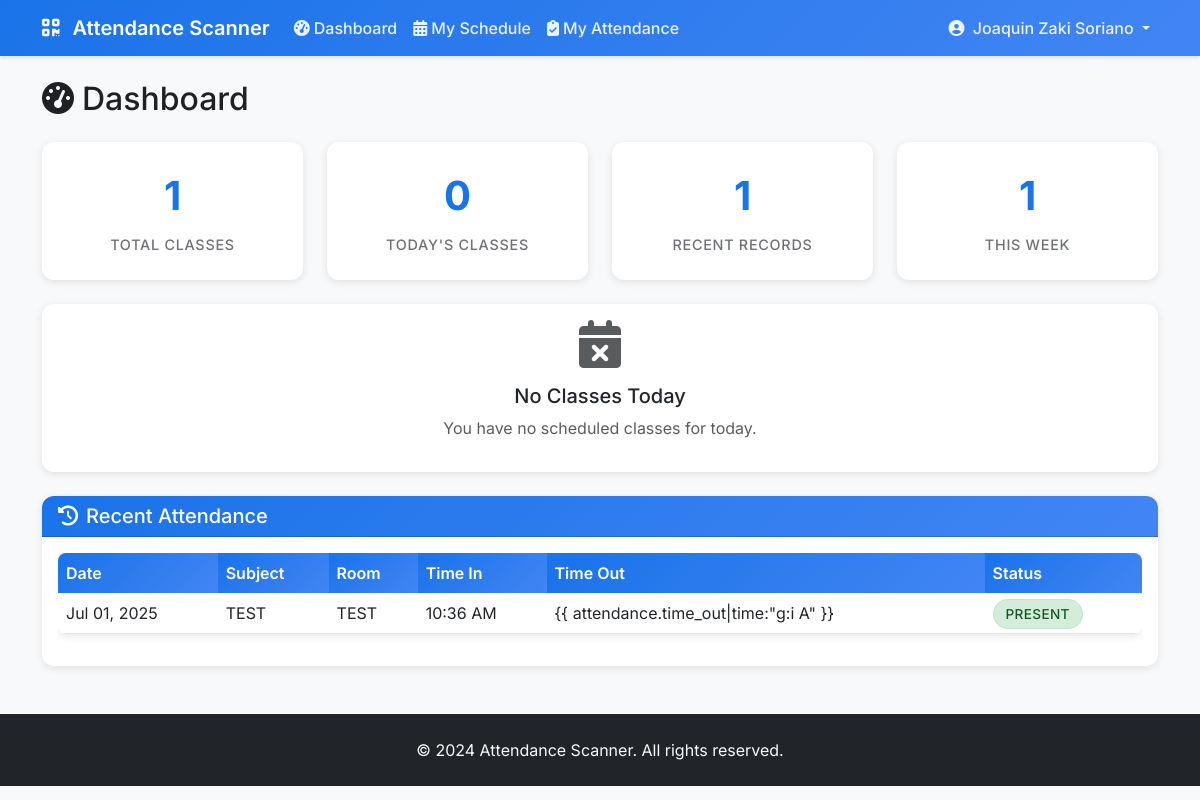
The page /dashboard/ (signed in) on the database its author committed.
### scanner/models.py (models this page shows, shortened)
class User(AbstractUser):
    USER_TYPES = (
        ('student', 'Student'),
        ('professor', 'Professor'),
        ('admin', 'Admin'),
    )
    user_type = models.CharField(max_length=10, choices=USER_TYPES, default='student')
    student_id = models.CharField(max_length=20, blank=True, null=True, unique=True)
    barcode = models.CharField(max_length=50, blank=True, null=True, unique=True)
    phone = models.CharField(max_length=15, blank=True, null=True)

class Attendance(models.Model):
    STATUS_CHOICES = (
        ('present', 'Present'),
        ('absent', 'Absent'),
        ('late', 'Late'),
        ('excused', 'Excused'),
    )
    student = models.ForeignKey(User, on_delete=models.CASCADE, limit_choices_to={'user_type': 'student'})
    schedule = models.ForeignKey(Schedule, on_delete=models.CASCADE)
    date = models.DateField()
    time_in = models.DateTimeField(blank=True, null=True)
    time_out = models.DateTimeField(blank=True, null=True)
    status = models.CharField(max_length=10, choices=STATUS_CHOICES, default='absent')
    notes = models.TextField(blank=True, null=True)
    created_at = models.DateTimeField(auto_now_add=True)
    updated_at = models.DateTimeField(auto_now=True)
    class Meta:
        unique_together = ['student', 'schedule', 'date']

class Schedule(models.Model):
    DAYS_OF_WEEK = (
        ('monday', 'Monday'),
        ('tuesday', 'Tuesday'),
        ('wednesday', 'Wednesday'),
        ('thursday', 'Thursday'),
        ('friday', 'Friday'),
        ('saturday', 'Saturday'),
        ('sunday', 'Sunday'),
    )
    subject = models.ForeignKey(Subject, on_delete=models.CASCADE)
    professor = models.ForeignKey(User, on_delete=models.CASCADE, limit_choices_to={'user_type': 'professor'})
    room = models.ForeignKey(Room, on_delete=models.CASCADE)
    day_of_week = models.CharField(max_length=10, choices=DAYS_OF_WEEK)
    start_time = models.TimeField()
    end_time = models.TimeField()
    semester = models.CharField(max_length=20, default='2024-1')
    academic_year = models.CharField(max_length=10, default='2024-2025')
    is_active = models.BooleanField(default=True)
    created_at = models.DateTimeField(auto_now_add=True)
    class Meta:
        unique_together = ['room', 'day_of_week', 'start_time', 'end_time', 'semester']

class Subject(models.Model):
    code = models.CharField(max_length=20, unique=True)
    name = models.CharField(max_length=100)
    description = models.TextField(blank=True, null=True)
    units = models.IntegerField(default=3)

class Room(models.Model):
    name = models.CharField(max_length=50)
    capacity = models.IntegerField(default=30)
    building = models.CharField(max_length=50, blank=True, null=True)
    floor = models.IntegerField(default=1)

### scanner/views.py (the view, shortened to what this page needs)
# urls.py: path('dashboard/', views.dashboard, name='dashboard'),
@login_required
def dashboard(request):
    today = get_manila_today()
    current_time = get_manila_time()
    if request.user.user_type == 'student':
        enrollments = Enrollment.objects.filter(student=request.user)
        today_schedules = []
        for enrollment in enrollments:
            schedule = enrollment.schedule
        context = {
            'today_schedules': today_schedules,
            'total_schedules': enrollments.count(),
            'attendance_records': Attendance.objects.filter(student=request.user).order_by('-date')[:10]
        }
    return render(request, 'scanner/dashboard.html', context)

### scanner/views.py (called while the page is built)
def get_manila_now():
    return timezone.now().astimezone(MANILA_TZ)

def get_manila_today():
    return get_manila_now().date()

def get_manila_time():
    return get_manila_now().time()

### scanner/templates/scanner/dashboard.html (shortened to what this page needs)
{% extends 'scanner/base.html' %}  {% block content %}
<div class="row">
  <div class="col-12">
    <h2 class="mb-4"><i class="fas fa-tachometer-alt me-2"></i>Dashboard</h2>
  </div>
</div>
{% if user.user_type == 'student' %}
<div class="row mb-4">
  <div class="col-md-3">
    <div class="dashboard-stats">
      <div class="number">{{ total_schedules }}</div>
      <div class="label">Total Classes</div>
    </div>
  </div>
  <div class="col-md-3">
    <div class="dashboard-stats">
      <div class="number">{{ today_schedules|length }}</div>
      <div class="label">Today's Classes</div>
    </div>
  </div>
  <div class="col-md-3">
    <div class="dashboard-stats">
      <div class="number">{{ attendance_records|length }}</div>
      <div class="label">Recent Records</div>
    </div>
  </div>
  <div class="col-md-3">
    <div class="dashboard-stats">
      <div class="number">
        {% if attendance_records %} {{ attendance_records|slice:":10"|length }}
        {% else %} 0 {% endif %}
      </div>
      <div class="label">This Week</div>
    </div>
  </div>
</div>
{% if today_schedules %}
<div class="card mb-4">
  <div class="card-header">
    <h5 class="mb-0">
      <i class="fas fa-calendar-day me-2"></i>Today's Schedule
    </h5>
  </div>
  <div class="card-body">
    <div class="row">
      {% for schedule_data in today_schedules %}
      <div class="col-md-6 col-lg-4 mb-3">
        <div
          class="card h-100 {% if schedule_data.is_current %}border-primary{% elif schedule_data.is_upcoming %}border-success{% endif %}"
        >
          <div class="card-body">
            <h6 class="card-title">
              {{ schedule_data.schedule.subject.code }} - {{ schedule_data.schedule.subject.name }}
            </h6>
            <p class="card-text">
              <i class="fas fa-clock me-2"></i>
              {{ schedule_data.schedule.start_time|time:"g:i A" }} - {{ schedule_data.schedule.end_time|time:"g:i A" }}
            </p>
            <p class="card-text">
              <i class="fas fa-map-marker-alt me-2"></i>
              {{ schedule_data.schedule.room.name }}
            </p>
            <p class="card-text">
              <i class="fas fa-user-tie me-2"></i>
              {{ schedule_data.schedule.professor.get_full_name }}
            </p>
            <span
              class="status-badge status-{{ schedule_data.attendance.status }}"
            >
              {% if schedule_data.attendance.status == 'present' %}
                <i class="fas fa-check me-1"></i>Present
              {% elif schedule_data.attendance.status == 'absent' %}
                <i class="fas fa-times me-1"></i>Absent
              {% elif schedule_data.attendance.status == 'late' %}
                <i class="fas fa-clock me-1"></i>Late {% else %}
              <i class="fas fa-exclamation me-1"></i>Excused {% endif %}
            </span>
            {% if schedule_data.professor_session %}
            {% if schedule_data.professor_session.is_active %}
            <div class="mt-2">
              <span class="badge bg-success">
                <i class="fas fa-play me-1"></i>Class Active
              </span>
            </div>
            {% else %}
            <div class="mt-2">
              <span class="badge bg-secondary">
                <i class="fas fa-pause me-1"></i>Class Inactive
              </span>
            </div>
            {% endif %}
            {% endif %}
          </div>
        </div>
      </div>
      {% endfor %}
    </div>
  </div>
</div>
{% else %}
<div class="card mb-4">
  <div class="card-body text-center">
    <i class="fas fa-calendar-times fa-3x text-muted mb-3"></i>
    <h5>No Classes Today</h5>
    <p class="text-muted">You have no scheduled classes for today.</p>
  </div>
</div>
{% endif %}
{% if attendance_records %}
<div class="card">
  <div class="card-header">
    <h5 class="mb-0"><i class="fas fa-history me-2"></i>Recent Attendance</h5>
  </div>
  <div class="card-body">
    <div class="table-responsive">
      <table class="table table-hover">
        <thead>
          <tr>
            <th>Date</th>
            <th>Subject</th>
            <th>Room</th>
            <th>Time In</th>
            <th>Time Out</th>
            <th>Status</th>
          </tr>
        </thead>
        <tbody>
          {% for attendance in attendance_records %}
          <tr>
            <td>{{ attendance.date|date:"M d, Y" }}</td>
            <td>{{ attendance.schedule.subject.code }}</td>
            <td>{{ attendance.schedule.room.name }}</td>
            <td>
              {% if attendance.time_in %} {{ attendance.time_in|time:"g:i A" }}
              {% else %} - {% endif %}
            </td>
            <td>
              {% if attendance.time_out %} {{ attendance.time_out|time:"g:i A"
              }} {% else %} - {% endif %}
            </td>
            <td>
              <span class="status-badge status-{{ attendance.status }}">
                {{ attendance.status|title }}
              </span>
            </td>
          </tr>
          {% endfor %}
        </tbody>
      </table>
    </div>
  </div>
</div>
{% endif %} {% endif %} {% endblock %}

### scanner/templates/scanner/base.html (shortened to what this page needs)
<!DOCTYPE html>
<html lang="en">
  <head>
    <link
      href="https://cdn.jsdelivr.net/npm/bootstrap@5.3.0/dist/css/bootstrap.min.css"
      rel="stylesheet"
    />
    <link
      href="https://cdnjs.cloudflare.com/ajax/libs/font-awesome/6.4.0/css/all.min.css"
      rel="stylesheet"
    />
    {% load static %}
    <link href="{% static 'css/custom.css' %}" rel="stylesheet" />
  </head>
  <body>
    <nav class="navbar navbar-expand-lg navbar-dark">
      <div class="container">
        <a class="navbar-brand" href="{% url 'home' %}">
          <i class="fas fa-qrcode me-2"></i>
          Attendance Scanner
        </a>
        <div class="collapse navbar-collapse" id="navbarNav">
          <ul class="navbar-nav me-auto">
            {% if user.is_authenticated %}
            <li class="nav-item">
              <a class="nav-link" href="{% url 'dashboard' %}">
                <i class="fas fa-tachometer-alt me-1"></i>Dashboard
              </a>
            </li>
            {% if user.user_type == 'professor' %}
            <li class="nav-item">
              <a class="nav-link" href="{% url 'schedule_management' %}">
                <i class="fas fa-calendar-alt me-1"></i>Schedules
              </a>
            </li>
            {% elif user.user_type == 'student' %}
            <li class="nav-item">
              <a class="nav-link" href="{% url 'student_schedule' %}">
                <i class="fas fa-calendar-alt me-1"></i>My Schedule
              </a>
            </li>
            <li class="nav-item">
              <a class="nav-link" href="{% url 'student_attendance' %}">
                <i class="fas fa-clipboard-check me-1"></i>My Attendance
              </a>
            </li>
            {% elif user.user_type == 'admin' %}
            <li class="nav-item">
              <a class="nav-link" href="{% url 'admin_dashboard' %}">
                <i class="fas fa-cogs me-1"></i>Admin
              </a>
            </li>
            {% endif %} {% endif %}
          </ul>
          <ul class="navbar-nav">
            {% if user.is_authenticated %}
            <li class="nav-item dropdown">
              <a
                class="nav-link dropdown-toggle"
                href="#"
                id="navbarDropdown"
                role="button"
                data-bs-toggle="dropdown"
              >
                <i class="fas fa-user-circle me-1"></i>
                {{ user.get_full_name|default:user.username }}
              </a>
            </li>
            {% endif %}
          </ul>
        </div>
      </div>
    </nav>
    <main class="container my-4">{% block content %}{% endblock %}</main>
    <footer class="bg-dark text-light py-4 mt-5">
      <div class="container text-center">
        <p class="mb-0">&copy; 2024 Attendance Scanner. All rights reserved.</p>
      </div>
    </footer>
  </body>
</html>

### static/css/custom.css (style rules this page uses)
.status-badge { padding: 0.25rem 0.5rem; border-radius: 0.25rem; font-size: 0.875rem; font-weight: 500; text-transform: uppercase; letter-spacing: 0.025em; }
.status-present { background-color: #d4edda; color: #155724; border: 1px solid #c3e6cb; }
.dashboard-stats { background: linear-gradient(135deg, #667eea 0%, #764ba2 100%); color: white; padding: 1.5rem; border-radius: 0.5rem; text-align: center; box-shadow: 0 4px 6px rgba(0, 0, 0, 0.1); transition: transform 0.2s ease-in-out; }
.dashboard-stats .number { font-size: 2.5rem; font-weight: bold; margin-bottom: 0.5rem; }
.dashboard-stats .label { font-size: 0.9rem; opacity: 0.9; text-transform: uppercase; letter-spacing: 0.05em; }
.card { transition: box-shadow 0.2s ease-in-out; }

### scanner/templates/scanner/base.html (style rules this page uses)
:root { --primary-color: #1a73e8; --secondary-color: #34a853; --warning-color: #fbbc04; --danger-color: #ea4335; --light-gray: #f8f9fa; --border-color: #e8eaed; --text-primary: #202124; --text-secondary: #5f6368; }
* { font-family: "Inter", sans-serif; }
body { background-color: var(--light-gray); color: var(--text-primary); }
.navbar { background: linear-gradient(135deg, var(--primary-color), #4285f4); box-shadow: 0 2px 4px rgba(0, 0, 0, 0.1); }
.navbar-brand { font-weight: 600; color: white !important; }
.nav-link { color: rgba(255, 255, 255, 0.9) !important; font-weight: 500; transition: color 0.3s ease; }
.card { border: none; border-radius: 12px; box-shadow: 0 2px 8px rgba(0, 0, 0, 0.1); transition: transform 0.2s ease, box-shadow 0.2s ease; }
.card-header { background: linear-gradient(135deg, var(--primary-color), #4285f4); color: white; border-radius: 12px 12px 0 0 !important; font-weight: 600; }
.table { border-radius: 8px; overflow: hidden; box-shadow: 0 2px 8px rgba(0, 0, 0, 0.1); }
.table thead th { background: linear-gradient(135deg, var(--primary-color), #4285f4); color: white; border: none; font-weight: 600; }
.status-badge { padding: 6px 12px; border-radius: 20px; font-size: 0.85rem; font-weight: 500; }
.status-present { background-color: #d4edda; color: #155724; }
.dashboard-stats { background: white; border-radius: 12px; padding: 24px; box-shadow: 0 2px 8px rgba(0, 0, 0, 0.1); text-align: center; }
.dashboard-stats .number { font-size: 2.5rem; font-weight: 700; color: var(--primary-color); }
.dashboard-stats .label { color: var(--text-secondary); font-weight: 500; margin-top: 8px; }

### rows shown on the page
User: get_full_name "Joaquin Zaki Soriano"
Attendance: date "Jul 01, 2025", schedule.subject.code "TEST", schedule.room.name "TEST", time_in "10:36 AM", shows "{{ attendance.time_out|time:\"g:i A\" }}", status "PRESENT"

### other values the page prints
{{ total_schedules }} "1"
{{ today_schedules|length }} "0"
{{ attendance_records|length }} "1"
{{ attendance_records|slice:":10"|length }} "1"
